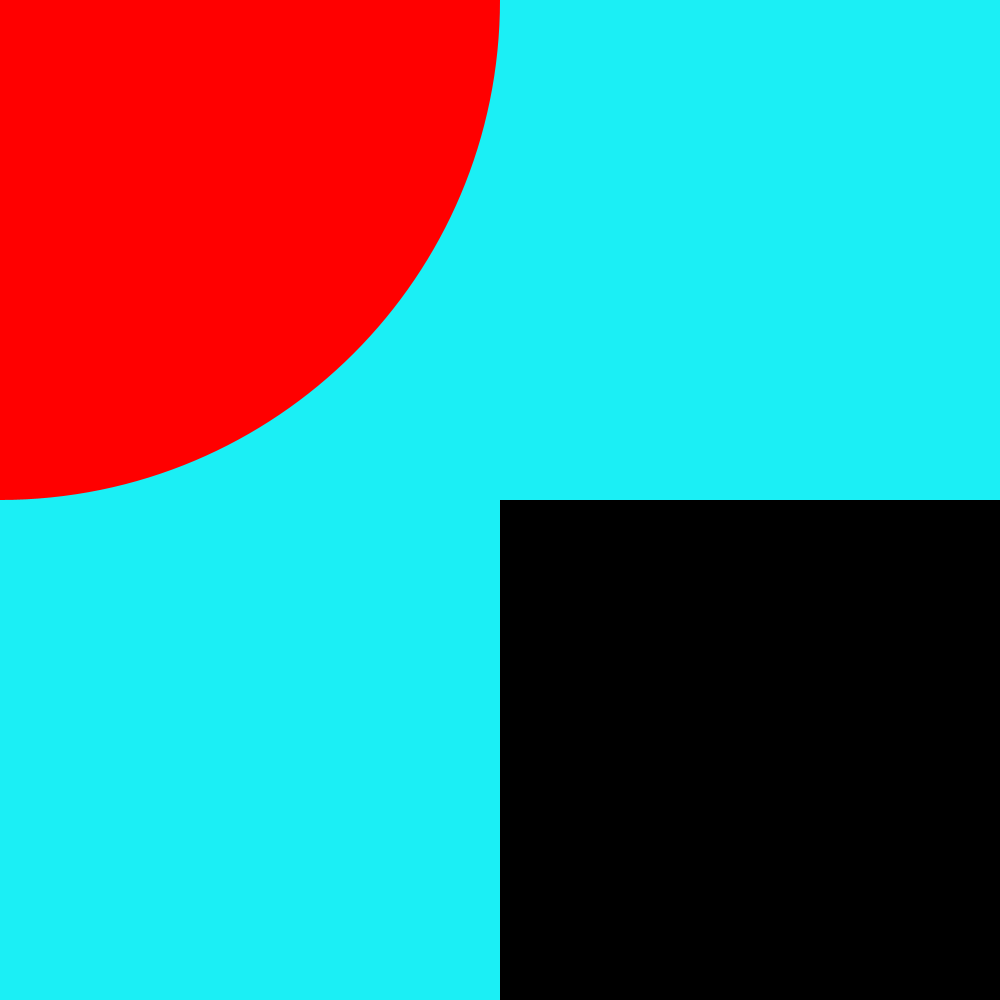
Frame 1 (no input)
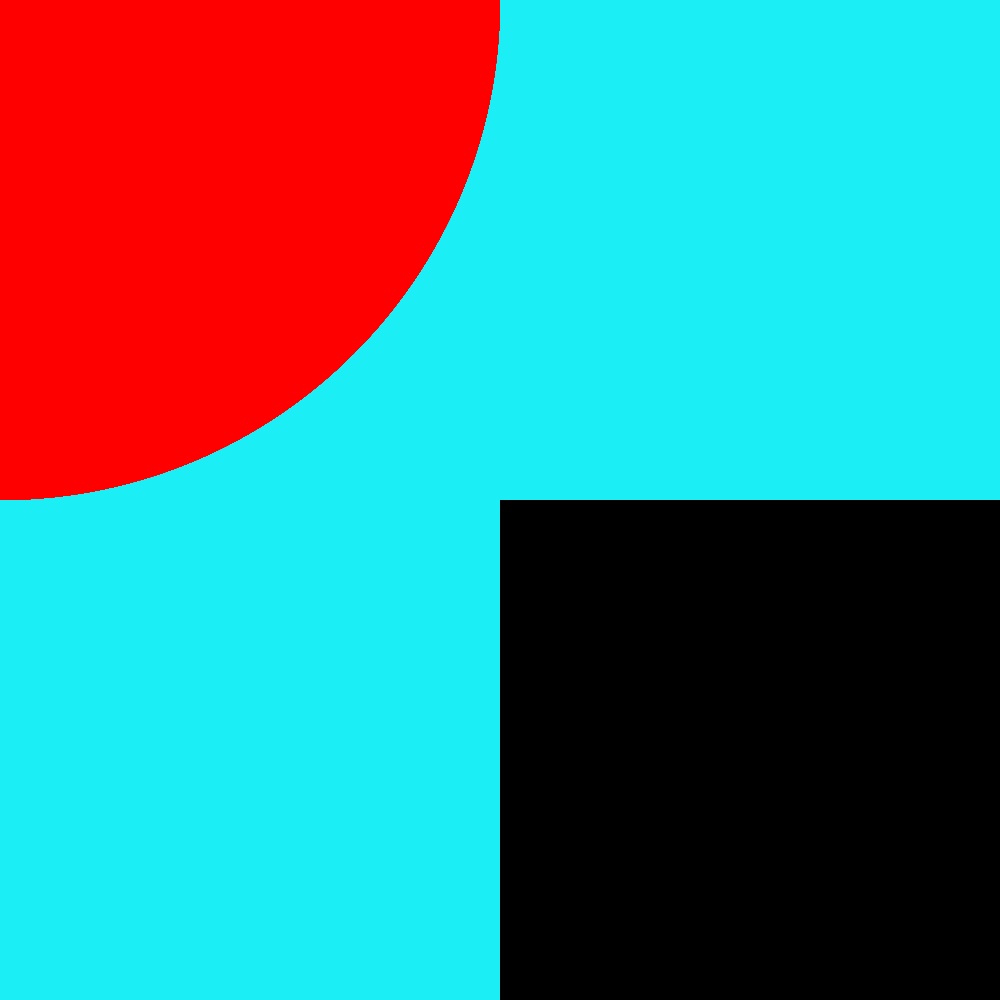
Frame 60 (the mouse pressed at the canvas centre just before this capture)
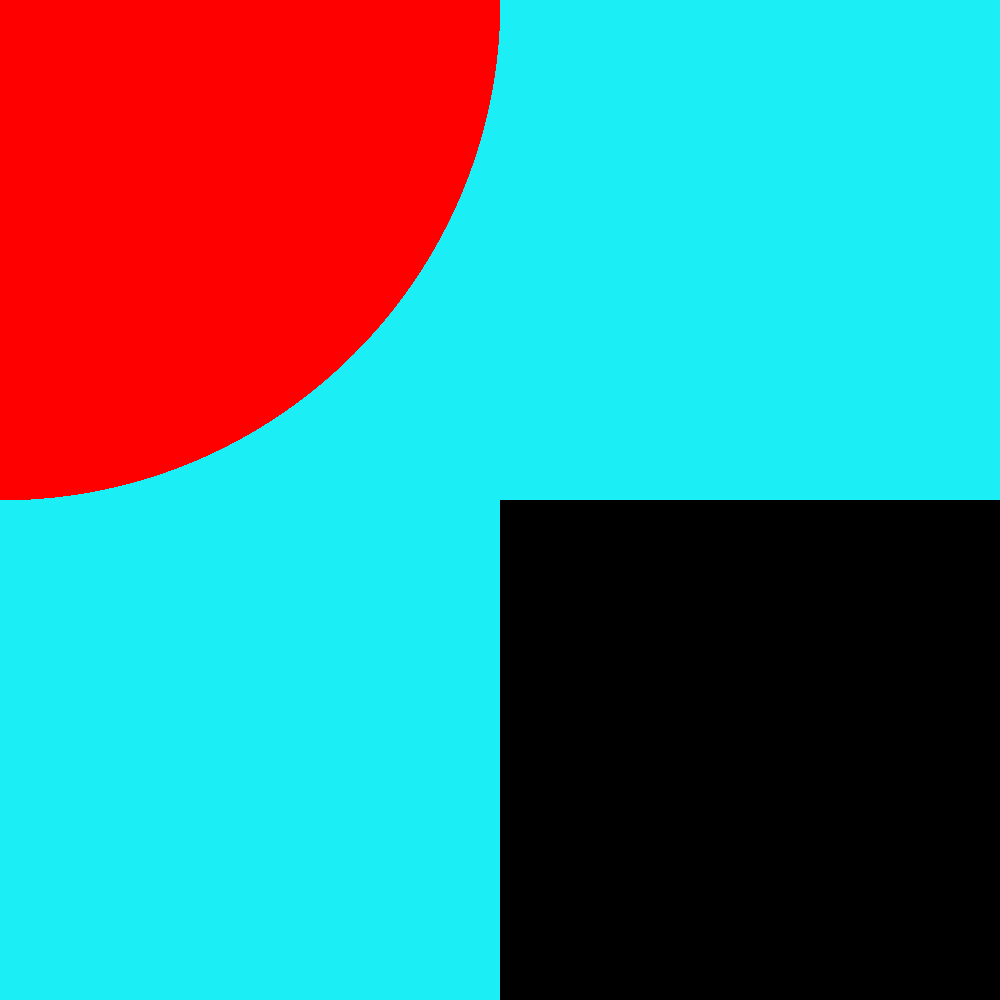
Frame 120 (the mouse held since frame 60 and released just before this capture)

The Processing sketch that drew these frames (run headless with seeded random() and noise(); from frame 60 on, the mouse is pressed at the canvas centre):

// Processing sketch: Answer_1
// ── Answer_1.pde
void setup(){
  size(1000,1000);
  background(27,239,245);
}

void draw(){
  fill(255,0,0);
  noStroke();
  ellipse(0,0,width,height);
  
  fill(0);
  strokeWeight(3);
  rect(width/2,height/2,width,height);
 
}
